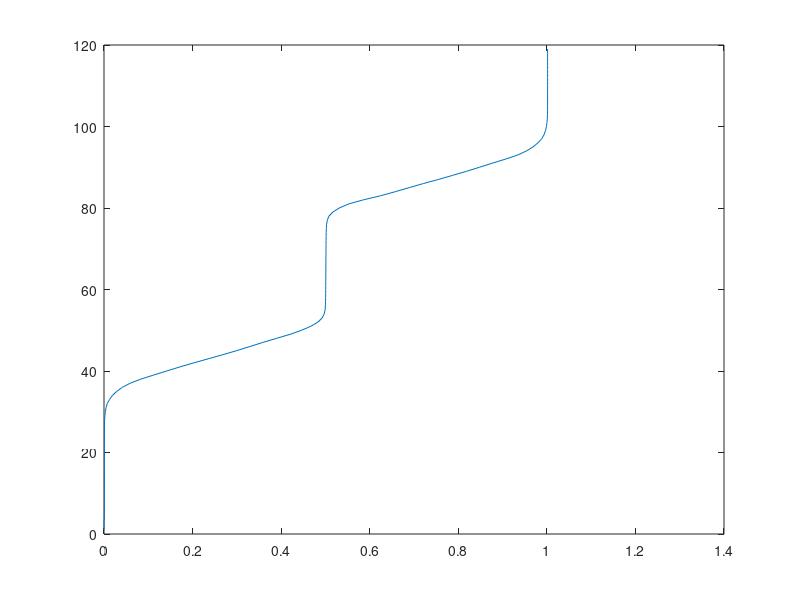

Recreate this plot in MATLAB.
load("fy_U5.txt");

cumpdf=zeros(length(fy_U5),1);
x=[1:119];
integ=0;

for i=1:length(cumpdf)

integ=integ+fy_U5(i,2);
cumpdf(i)=integ;

end

plot(cumpdf./200,x);

fich=fopen("proba_fy_U5_pourintegration_dansopendec.txt","w");


fprintf(fich,"%e, ",cumpdf./200);

fclose(fich);

